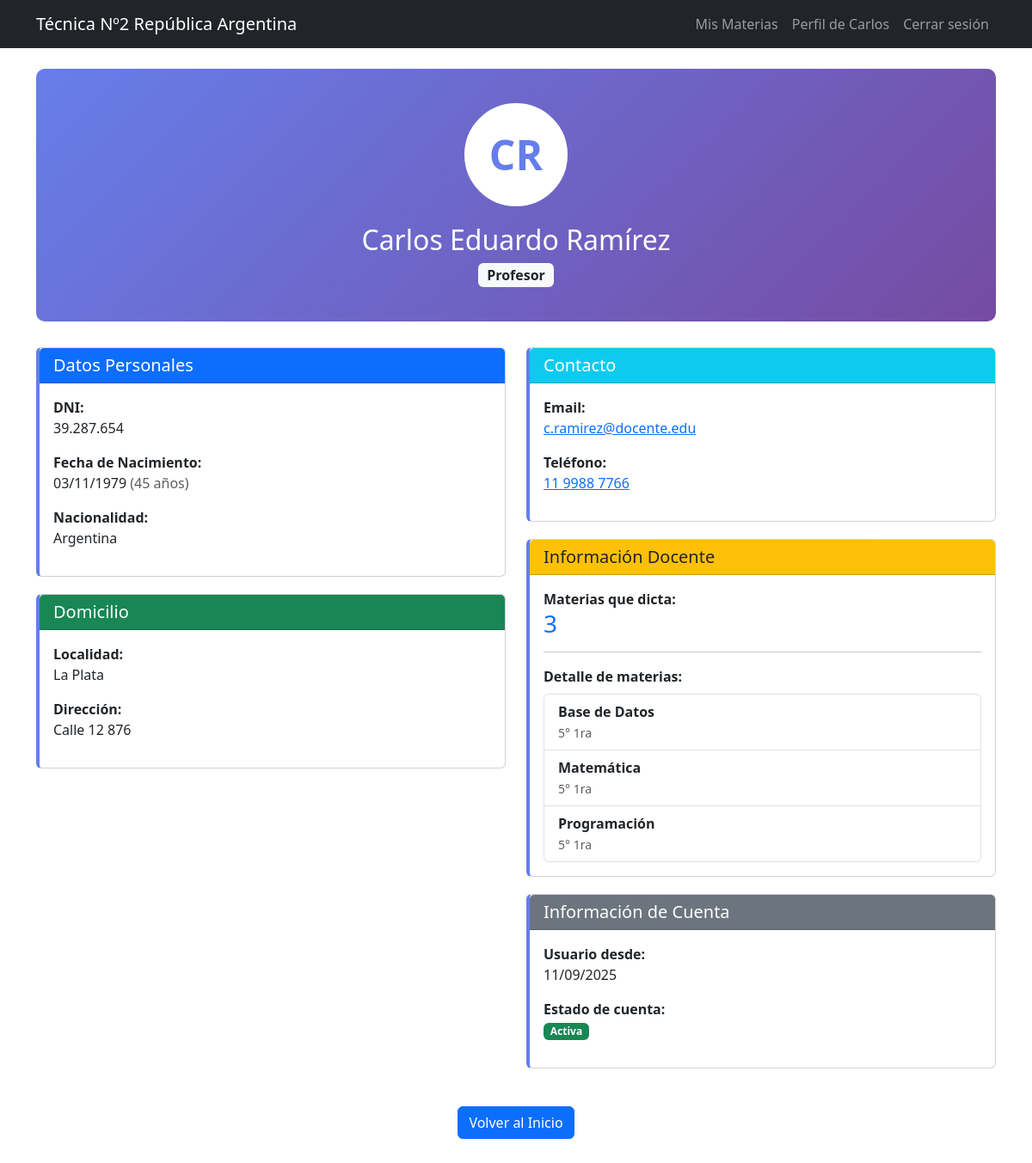
/perfil.php (signed in), run on the app's committed database.
### tables this page shows
CREATE TABLE `usuarios` (
  `DNI` int(11) NOT NULL,
  `Primer_nombre` varchar(255) NOT NULL,
  `Segundo_nombre` varchar(255) NOT NULL,
  `Apellido` varchar(255) NOT NULL,
  `Email` varchar(255) NOT NULL,
  `Password_Usuario` varchar(255) DEFAULT NULL,
  `Nacionalidad` varchar(255) NOT NULL,
  `Localidad` varchar(255) NOT NULL,
  `Calle` varchar(255) NOT NULL,
  `Altura` int(11) NOT NULL,
  `Fecha_Nacimiento` date NOT NULL,
  `Telefono` varchar(255) NOT NULL,
  `Rol` enum('Director','Preceptor','Profesor','Alumno') NOT NULL,
  `Estado` tinyint(1) NOT NULL DEFAULT 1,
  `Fecha_Creacion` timestamp NOT NULL DEFAULT current_timestamp(),
  `Usuario` varchar(255) DEFAULT current_user()
);

CREATE TABLE `materias` (
  `ID` int(11) NOT NULL,
  `ID_Curso` int(11) NOT NULL,
  `DNI_Profesor` int(11) NOT NULL,
  `Nombre` varchar(255) NOT NULL,
  `Horarios` varchar(255) NOT NULL,
  `Estado` tinyint(1) NOT NULL DEFAULT 1
);

CREATE TABLE `cursos` (
  `ID` int(11) NOT NULL,
  `DNI_Preceptor` int(11) NOT NULL,
  `DNI_Alumno` int(11) NOT NULL,
  `Turno` enum('Mañana','Tarde','Noche') NOT NULL,
  `Grupo` varchar(255) NOT NULL,
  `Anio` int(4) NOT NULL,
  `Division` varchar(10) NOT NULL,
  `Especialidad` varchar(255) NOT NULL,
  `Estado` tinyint(1) NOT NULL DEFAULT 1
);

### perfil.php (the view, shortened to what this page needs)
<?php
include('./public/header.php');
$dni = $_SESSION['DNI'];
$query_usuario = "SELECT * FROM usuarios WHERE usuarios.DNI = '$dni'";
$result_usuario = mysqli_query($CONN, $query_usuario);
$usuario = mysqli_fetch_assoc($result_usuario);
$info_adicional = [];
$rol = $usuario['Rol'];
if ($rol == 'Alumno') {
    $query_curso = "SELECT cursos.Anio, cursos.Division, cursos.Especialidad, cursos.Turno, cursos.Grupo
                    FROM cursos
                    WHERE cursos.DNI_Alumno = '$dni' AND cursos.Estado = 1";
    $result_curso = mysqli_query($CONN, $query_curso);
    if (mysqli_num_rows($result_curso) > 0) {
        $info_adicional['curso'] = mysqli_fetch_assoc($result_curso);
    }
    if (isset($info_adicional['curso'])) {
        $query_materias = "SELECT COUNT(*) as total FROM materias
                          INNER JOIN cursos ON materias.ID_Curso = cursos.ID
                          WHERE cursos.DNI_Alumno = '$dni' AND materias.Estado = 1";
        $result_materias = mysqli_query($CONN, $query_materias);
        $info_adicional['total_materias'] = mysqli_fetch_assoc($result_materias)['total'];
    }
    $query_inasistencias = "SELECT
                              SUM(CASE WHEN inasistencias.Tipo = 'Falta' THEN 1 ELSE 0 END) +
                              SUM(CASE WHEN inasistencias.Tipo = 'Tarde' THEN 0.5 ELSE 0 END) as total
                            FROM inasistencias
                            WHERE inasistencias.DNI_Alumno = '$dni'";
    $result_inasistencias = mysqli_query($CONN, $query_inasistencias);
    $info_adicional['total_inasistencias'] = mysqli_fetch_assoc($result_inasistencias)['total'] ?? 0;
} elseif ($rol == 'Profesor') {
    $query_materias = "SELECT COUNT(*) as total FROM materias
                       WHERE materias.DNI_Profesor = '$dni' AND materias.Estado = 1";
    $result_materias = mysqli_query($CONN, $query_materias);
    $info_adicional['materias_dictadas'] = mysqli_fetch_assoc($result_materias)['total'];
    $query_lista_materias = "SELECT materias.Nombre, cursos.Anio, cursos.Division
                             FROM materias
                             INNER JOIN cursos ON materias.ID_Curso = cursos.ID
                             WHERE materias.DNI_Profesor = '$dni' AND materias.Estado = 1
                             ORDER BY cursos.Anio, cursos.Division, materias.Nombre";
    $result_lista = mysqli_query($CONN, $query_lista_materias);
    $info_adicional['lista_materias'] = [];
    while ($materia = mysqli_fetch_assoc($result_lista)) {
        $info_adicional['lista_materias'][] = $materia;
    }
}
?>
<!DOCTYPE html>
<html lang="es">
<head>
</head>
<body>
    <div class="container mt-4 mb-5">
        <div class="profile-header">
            <div class="profile-avatar">
                <?php
                echo strtoupper(substr($usuario['Primer_nombre'], 0, 1) . substr($usuario['Apellido'], 0, 1));
                ?>
            </div>
            <h2><?php echo htmlspecialchars($usuario['Primer_nombre'] . ' ' . $usuario['Segundo_nombre'] . ' ' . $usuario['Apellido']); ?></h2>
            <p class="mb-0">
                <span class="badge bg-light text-dark fs-6">
                    <?php echo htmlspecialchars($usuario['Rol']); ?>
                </span>
            </p>
        </div>
        <div class="row">
            <div class="col-md-6">
                <div class="card info-card">
                    <div class="card-header bg-primary text-white">
                        <h5 class="mb-0"><i class="bi bi-person-fill"></i> Datos Personales</h5>
                    </div>
                    <div class="card-body">
                        <div class="mb-3">
                            <strong>DNI:</strong><br>
                            <?php echo htmlspecialchars(number_format($usuario['DNI'], 0, '', '.')); ?>
                        </div>
                        <div class="mb-3">
                            <strong>Fecha de Nacimiento:</strong><br>
                            <?php echo date('d/m/Y', strtotime($usuario['Fecha_Nacimiento'])); ?>
                            <?php
                            $nacimiento = new DateTime($usuario['Fecha_Nacimiento']);
                            $hoy = new DateTime();
                            $edad = $hoy->diff($nacimiento)->y;
                            echo " <span class='text-muted'>($edad años)</span>";
                            ?>
                        </div>
                        <div class="mb-3">
                            <strong>Nacionalidad:</strong><br>
                            <?php echo htmlspecialchars($usuario['Nacionalidad']); ?>
                        </div>
                    </div>
                </div>
                <div class="card info-card">
                    <div class="card-header bg-success text-white">
                        <h5 class="mb-0"><i class="bi bi-geo-alt-fill"></i> Domicilio</h5>
                    </div>
                    <div class="card-body">
                        <div class="mb-3">
                            <strong>Localidad:</strong><br>
                            <?php echo htmlspecialchars($usuario['Localidad']); ?>
                        </div>
                        <div class="mb-3">
                            <strong>Dirección:</strong><br>
                            <?php echo htmlspecialchars($usuario['Calle'] . ' ' . $usuario['Altura']); ?>
                        </div>
                    </div>
                </div>
            </div>
            <div class="col-md-6">
                <div class="card info-card">
                    <div class="card-header bg-info text-white">
                        <h5 class="mb-0"><i class="bi bi-telephone-fill"></i> Contacto</h5>
                    </div>
                    <div class="card-body">
                        <div class="mb-3">
                            <strong>Email:</strong><br>
                            <a href="mailto:<?php echo htmlspecialchars($usuario['Email']); ?>">
                                <?php echo htmlspecialchars($usuario['Email']); ?>
                            </a>
                        </div>
                        <div class="mb-3">
                            <strong>Teléfono:</strong><br>
                            <a href="tel:<?php echo htmlspecialchars($usuario['Telefono']); ?>">
                                <?php echo htmlspecialchars($usuario['Telefono']); ?>
                            </a>
                        </div>
                    </div>
                </div>
                <?php if ($rol == 'Alumno' && isset($info_adicional['curso'])): ?>
                    <div class="card info-card">
                        <div class="card-header bg-warning text-dark">
                            <h5 class="mb-0"><i class="bi bi-book-fill"></i> Información Académica</h5>
                        </div>
                        <div class="card-body">
                            <div class="mb-3">
                                <strong>Curso Actual:</strong><br>
                                <?php
                                $curso = $info_adicional['curso'];
                                echo htmlspecialchars($curso['Anio'] . '° Año - División ' . $curso['Division']);
                                ?>
                            </div>
                            <div class="mb-3">
                                <strong>Especialidad:</strong><br>
                                <?php echo htmlspecialchars($curso['Especialidad']); ?>
                            </div>
                            <div class="mb-3">
                                <strong>Turno:</strong><br>
                                <?php echo htmlspecialchars($curso['Turno']); ?>
                            </div>
                            <hr>
                            <div class="row text-center">
                                <div class="col-6">
                                    <div class="stat-card bg-light">
                                        <h3 class="text-primary"><?php echo $info_adicional['total_materias'] ?? 0; ?></h3>
                                        <small class="text-muted">Materias</small>
                                    </div>
                                </div>
                                <div class="col-6">
                                    <div class="stat-card bg-light">
                                        <h3 class="text-danger"><?php echo $info_adicional['total_inasistencias']; ?></h3>
                                        <small class="text-muted">Inasistencias</small>
                                    </div>
                                </div>
                            </div>
                        </div>
                    </div>
                <?php elseif ($rol == 'Profesor'): ?>
                    <div class="card info-card">
                        <div class="card-header bg-warning text-dark">
                            <h5 class="mb-0"><i class="bi bi-mortarboard-fill"></i> Información Docente</h5>
                        </div>
                        <div class="card-body">
                            <div class="mb-3">
                                <strong>Materias que dicta:</strong>
                                <h3 class="text-primary"><?php echo $info_adicional['materias_dictadas']; ?></h3>
                            </div>
                            <?php if (!empty($info_adicional['lista_materias'])): ?>
                                <hr>
                                <strong>Detalle de materias:</strong>
                                <ul class="list-group mt-2">
                                    <?php foreach ($info_adicional['lista_materias'] as $materia): ?>
                                        <li class="list-group-item">
                                            <strong><?php echo htmlspecialchars($materia['Nombre']); ?></strong><br>
                                            <small class="text-muted">
                                                <?php echo htmlspecialchars($materia['Anio'] . '° ' . $materia['Division']); ?>
                                            </small>
                                        </li>
                                    <?php endforeach; ?>
                                </ul>
                            <?php endif; ?>
                        </div>
                    </div>
                <?php endif; ?>
                <div class="card info-card">
                    <div class="card-header bg-secondary text-white">
                        <h5 class="mb-0"><i class="bi bi-shield-lock-fill"></i> Información de Cuenta</h5>
                    </div>
                    <div class="card-body">
                        <div class="mb-3">
                            <strong>Usuario desde:</strong><br>
                            <?php echo date('d/m/Y', strtotime($usuario['Fecha_Creacion'])); ?>
                        </div>
                        <div class="mb-3">
                            <strong>Estado de cuenta:</strong><br>
                            <?php if ($usuario['Estado'] == 1): ?>
                                <span class="badge bg-success">Activa</span>
                            <?php else: ?>
                                <span class="badge bg-danger">Inactiva</span>
                            <?php endif; ?>
                        </div>
                    </div>
                </div>
            </div>
        </div>
        <div class="text-center mt-4">
            <a href="home.php" class="btn btn-primary">Volver al Inicio</a>
        </div>
    </div>
</body>
</html>

### public/header.php (shortened to what this page needs)
<!DOCTYPE html>
<html lang="es">
<head>
    <link href="https://cdn.jsdelivr.net/npm/bootstrap@5.3.0/dist/css/bootstrap.min.css" rel="stylesheet">
</head>
<body>
<nav class="navbar navbar-expand-lg navbar-dark bg-dark">
    <div class="container">
        <a class="navbar-brand"
            <?php
                if (!isset($_SESSION['nombre1'])) {
                    sleep(1);
                    echo 'href="./index.php"';
                } else {
                    echo 'href="./home.php"';
                }
            ?> >Técnica Nº2 República Argentina
        </a>
        <div class="collapse navbar-collapse" id="navbarNav">
            <?php if (isset($_SESSION['nombre1'])):   ?>
            <ul class="navbar-nav ms-auto">
                <?php if ($_SESSION['rol'] == 'Alumno'): ?>
                    <li class="nav-item dropdown">
                        <a class="nav-link dropdown-toggle" href="#" id="alumnoDropdown" role="button" data-bs-toggle="dropdown">
                            Mi Campus
                        </a>
                        <ul class="dropdown-menu">
                            <li><a class="dropdown-item" href="./mis_materias.php">Mis Materias</a></li>
                            <li><a class="dropdown-item" href="./mis_inasistencias.php">Mis Inasistencias</a></li>
                            <li><hr class="dropdown-divider"></li>
                            <li><a class="dropdown-item" href="./generar_boletin.php">📄 Mi Boletín</a></li>
                        </ul>
                    </li>
                <?php elseif ($_SESSION['rol'] == 'Profesor'): ?>
                    <li class="nav-item">
                        <a class="nav-link" href="./mis_materias_profesor.php">Mis Materias</a>
                    </li>
                <?php endif; ?>
                <li class="nav-item">
                    <a class="nav-link" href="./perfil.php">Perfil de <?php echo $_SESSION['nombre1']; ?></a>
                </li>
                <li class="nav-item">
                    <a class="nav-link" href="./logout.php">Cerrar sesión</a>
                </li>
            </ul>
            <?php endif; ?>
        </div>
    </div>
</nav>
</body>
</html>

### perfil.php (style rules this page uses)
.profile-header { background: linear-gradient(135deg, #667eea 0%, #764ba2 100%); color: white; padding: 40px 20px; border-radius: 10px; margin-bottom: 30px; text-align: center; }
.profile-avatar { width: 120px; height: 120px; border-radius: 50%; background-color: white; display: flex; align-items: center; justify-content: center; font-size: 48px; font-weight: bold; color: #667eea; margin: 0 auto 20px; border: 4px solid white; }
.info-card { border-left: 4px solid #667eea; margin-bottom: 20px; }

### data on the page
usuarios: Primer_nombre+Apellido "CR", Primer_nombre+Segundo_nombre+Apellido "Carlos Eduardo Ramírez", Rol "Profesor", DNI "39.287.654", Fecha_Nacimiento "03/11/1979", Nacionalidad "Argentina", Localidad "La Plata", Calle+Altura "Calle 12 876", Email "c.ramirez@docente.edu", Telefono "11 9988 7766", Fecha_Creacion "11/09/2025"
materias: Nombre "Base de Datos", ID_Curso.Division "5° 1ra"
materias: Nombre "Matemática", ID_Curso.Division "5° 1ra"
materias: Nombre "Programación", ID_Curso.Division "5° 1ra"

### other printed values
$_SESSION['nombre1'] "Carlos"
$info_adicional['materias_dictadas'] "3"
